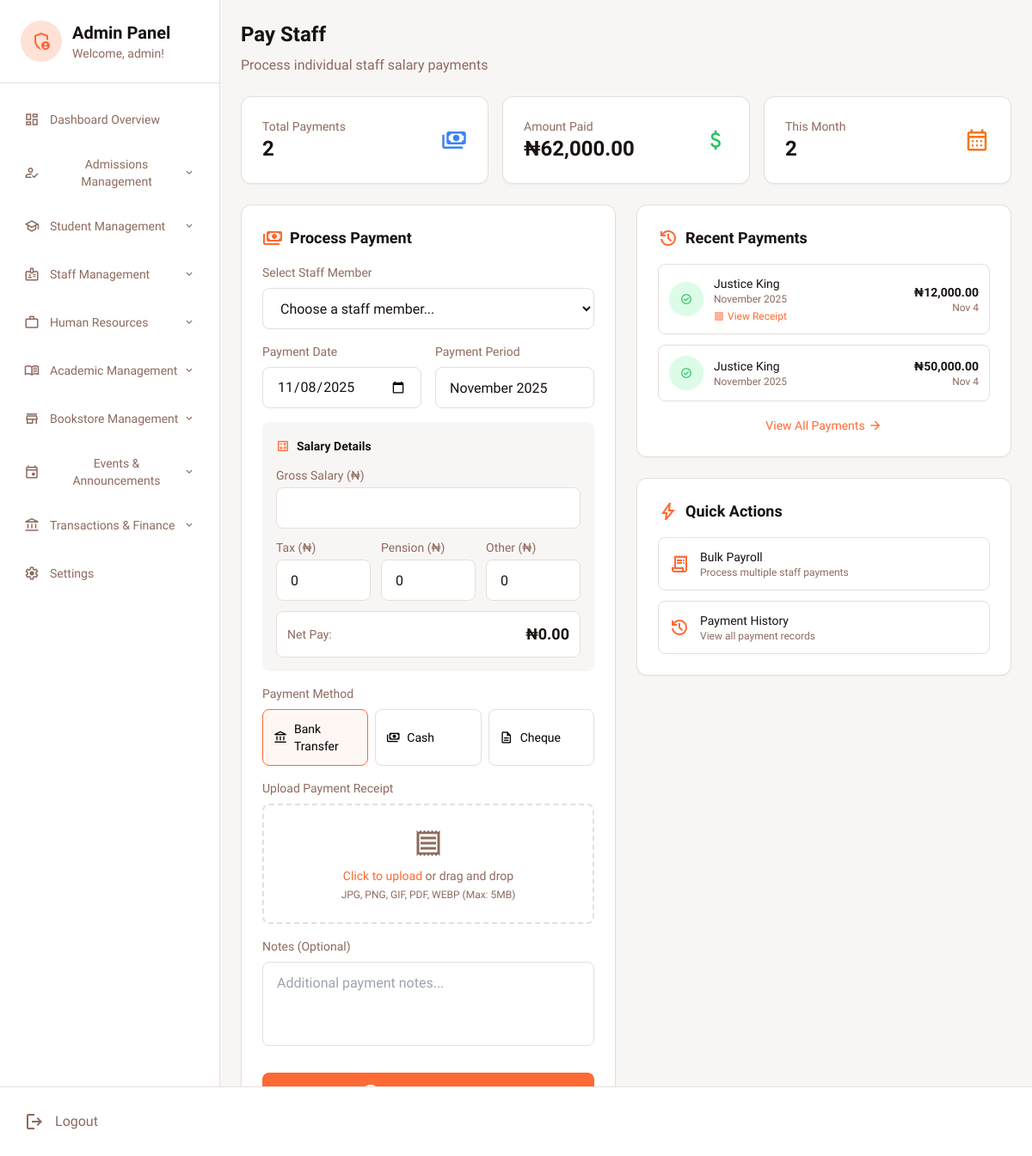
Screenshot of /admin_dashboard.php?page=pay-staff (signed in) with the database file from the repository.
### tables this page shows
CREATE TABLE `staff_payments` (
  `id` int(11) NOT NULL,
  `staff_id` int(11) NOT NULL,
  `payment_date` date NOT NULL,
  `payment_period` varchar(50) NOT NULL,
  `gross_salary` decimal(10,2) NOT NULL,
  `tax_deduction` decimal(10,2) DEFAULT 0.00,
  `pension_deduction` decimal(10,2) DEFAULT 0.00,
  `other_deductions` decimal(10,2) DEFAULT 0.00,
  `net_pay` decimal(10,2) NOT NULL,
  `payment_method` enum('bank_transfer','cash','cheque') DEFAULT 'bank_transfer',
  `transaction_ref` varchar(100) DEFAULT NULL,
  `receipt_filename` varchar(255) DEFAULT NULL,
  `status` enum('pending','paid','failed') DEFAULT 'pending',
  `notes` text DEFAULT NULL,
  `created_by` int(11) DEFAULT NULL,
  `created_at` timestamp NOT NULL DEFAULT current_timestamp()
);

CREATE TABLE `staff` (
  `id` int(11) NOT NULL,
  `first_name` varchar(100) NOT NULL,
  `last_name` varchar(100) NOT NULL,
  `email` varchar(255) NOT NULL,
  `staff_id` varchar(20) NOT NULL,
  `department` varchar(100) DEFAULT NULL,
  `position` varchar(100) DEFAULT NULL,
  `gender` varchar(10) DEFAULT NULL,
  `state_of_origin` varchar(100) DEFAULT NULL,
  `marital_status` varchar(20) DEFAULT NULL,
  `religion` varchar(50) DEFAULT NULL,
  `employment_date` date DEFAULT NULL,
  `salary` decimal(10,2) DEFAULT NULL,
  `phone` varchar(20) DEFAULT NULL,
  `emergency_contact` varchar(20) DEFAULT NULL,
  `address` text DEFAULT NULL,
  `date_of_birth` date DEFAULT NULL,
  `subject_specialization` text DEFAULT NULL,
  `qualifications` text DEFAULT NULL,
  `account_name` varchar(255) DEFAULT NULL,
  `account_number` varchar(50) DEFAULT NULL,
  `bank_name` varchar(100) DEFAULT NULL,
  `account_updated_at` timestamp NOT NULL DEFAULT current_timestamp() ON UPDATE current_timestamp(),
  `photo` varchar(255) DEFAULT NULL,
  `added_by` varchar(100) DEFAULT NULL,
  `status` enum('active','inactive') DEFAULT 'active',
  `created_at` timestamp NOT NULL DEFAULT current_timestamp(),
  `updated_at` timestamp NULL DEFAULT NULL ON UPDATE current_timestamp()
);

### pay_staff_content.php (the view, shortened to what this page needs)
<?php
$db = getDBConnection();
$recent_payments = $db->query("SELECT sp.*, s.first_name, s.last_name, s.staff_id FROM staff_payments sp JOIN staff s ON sp.staff_id = s.id ORDER BY sp.created_at DESC LIMIT 5")->fetchAll();
$total_payments = $db->query("SELECT COUNT(*) FROM staff_payments WHERE status = 'paid'")->fetchColumn();
$total_paid = $db->query("SELECT SUM(net_pay) FROM staff_payments WHERE status = 'paid'")->fetchColumn();
$this_month_payments = $db->query("SELECT COUNT(*) FROM staff_payments WHERE status = 'paid' AND MONTH(payment_date) = MONTH(CURRENT_DATE()) AND YEAR(payment_date) = YEAR(CURRENT_DATE())")->fetchColumn();
?>
<div class="mb-6">
    <div class="flex flex-col lg:flex-row lg:items-center lg:justify-between">
        <div>
            <h1 class="text-2xl font-bold text-[#181210] mb-2">Pay Staff</h1>
            <p class="text-[#8d6a5e]">Process individual staff salary payments</p>
        </div>
    </div>
</div>
<section class="grid grid-cols-1 md:grid-cols-3 gap-4 mb-6">
    <div class="bg-white rounded-xl p-4 lg:p-6 shadow-sm border border-[#e7deda]">
        <div class="flex items-center justify-between">
            <div>
                <p class="text-sm text-[#8d6a5e]">Total Payments</p>
                <p class="text-xl lg:text-2xl font-bold text-[#181210]"><?php echo $total_payments; ?></p>
            </div>
            <span class="material-symbols-outlined text-2xl lg:text-3xl text-blue-500">payments</span>
        </div>
    </div>
    <div class="bg-white rounded-xl p-4 lg:p-6 shadow-sm border border-[#e7deda]">
        <div class="flex items-center justify-between">
            <div>
                <p class="text-sm text-[#8d6a5e]">Amount Paid</p>
                <p class="text-xl lg:text-2xl font-bold text-[#181210]">₦<?php echo number_format($total_paid, 2); ?></p>
            </div>
            <span class="material-symbols-outlined text-2xl lg:text-3xl text-green-500">attach_money</span>
        </div>
    </div>
    <div class="bg-white rounded-xl p-4 lg:p-6 shadow-sm border border-[#e7deda]">
        <div class="flex items-center justify-between">
            <div>
                <p class="text-sm text-[#8d6a5e]">This Month</p>
                <p class="text-xl lg:text-2xl font-bold text-[#181210]"><?php echo $this_month_payments; ?></p>
            </div>
            <span class="material-symbols-outlined text-2xl lg:text-3xl text-orange-500">calendar_month</span>
        </div>
    </div>
</section>
<div class="grid grid-cols-1 lg:grid-cols-2 gap-6">
    <div class="bg-white rounded-xl p-6 shadow-sm border border-[#e7deda]">
        <h3 class="text-lg font-bold text-[#181210] mb-4 flex items-center">
            <span class="material-symbols-outlined mr-2 text-[#ff6933]">payments</span>
            Process Payment
        </h3>
        <form method="POST" id="paymentForm" enctype="multipart/form-data">
            <div class="mb-4">
                <label class="block text-sm font-medium text-[#8d6a5e] mb-2">Select Staff Member</label>
                <select name="staff_id" id="staffSelect" required
                        class="w-full h-12 px-4 border border-[#e7deda] rounded-lg bg-white text-[#181210] focus:outline-none focus:border-[#ff6933]">
                    <option value="">Choose a staff member...</option>
                </select>
            </div>
            <div class="grid grid-cols-1 md:grid-cols-2 gap-4 mb-4">
                <div>
                    <label class="block text-sm font-medium text-[#8d6a5e] mb-2">Payment Date</label>
                    <input type="date" name="payment_date" value="<?php echo date('Y-m-d'); ?>" required
                           class="w-full h-12 px-4 border border-[#e7deda] rounded-lg bg-white text-[#181210] focus:outline-none focus:border-[#ff6933]">
                </div>
                <div>
                    <label class="block text-sm font-medium text-[#8d6a5e] mb-2">Payment Period</label>
                    <input type="text" name="payment_period" value="<?php echo date('F Y'); ?>" required
                           class="w-full h-12 px-4 border border-[#e7deda] rounded-lg bg-white text-[#181210] focus:outline-none focus:border-[#ff6933]"
                           placeholder="e.g., November 2025">
                </div>
            </div>
            <div class="bg-[#f8f6f5] rounded-lg p-4 mb-4">
                <h4 class="font-semibold text-[#181210] mb-3 flex items-center text-sm">
                    <span class="material-symbols-outlined mr-2 text-[#ff6933] text-base">calculate</span>
                    Salary Details
                </h4>
                <div class="space-y-3">
                    <div>
                        <label class="block text-sm font-medium text-[#8d6a5e] mb-1">Gross Salary (₦)</label>
                        <input type="number" name="gross_salary" id="grossSalary" step="0.01" required
                               class="w-full h-12 px-4 border border-[#e7deda] rounded-lg bg-white text-[#181210] focus:outline-none focus:border-[#ff6933]">
                    </div>
                    <div class="grid grid-cols-1 md:grid-cols-3 gap-3">
                        <div>
                            <label class="block text-sm font-medium text-[#8d6a5e] mb-1">Tax (₦)</label>
                            <input type="number" name="tax_deduction" id="taxDeduction" step="0.01" value="0"
                                   class="w-full h-12 px-4 border border-[#e7deda] rounded-lg bg-white text-[#181210] focus:outline-none focus:border-[#ff6933]">
                        </div>
                        <div>
                            <label class="block text-sm font-medium text-[#8d6a5e] mb-1">Pension (₦)</label>
                            <input type="number" name="pension_deduction" id="pensionDeduction" step="0.01" value="0"
                                   class="w-full h-12 px-4 border border-[#e7deda] rounded-lg bg-white text-[#181210] focus:outline-none focus:border-[#ff6933]">
                        </div>
                        <div>
                            <label class="block text-sm font-medium text-[#8d6a5e] mb-1">Other (₦)</label>
                            <input type="number" name="other_deductions" id="otherDeductions" step="0.01" value="0"
                                   class="w-full h-12 px-4 border border-[#e7deda] rounded-lg bg-white text-[#181210] focus:outline-none focus:border-[#ff6933]">
                        </div>
                    </div>
                    <div class="bg-white rounded-lg p-3 border border-[#e7deda]">
                        <div class="flex justify-between items-center">
                            <span class="text-sm font-medium text-[#8d6a5e]">Net Pay:</span>
                            <span id="netPayDisplay" class="text-lg font-bold text-[#181210]">₦0.00</span>
                        </div>
                    </div>
                </div>
            </div>
            <div class="mb-4">
                <label class="block text-sm font-medium text-[#8d6a5e] mb-2">Payment Method</label>
                <div class="grid grid-cols-3 gap-2 mb-4">
                    <label class="flex items-center p-3 border border-[#e7deda] rounded-lg cursor-pointer has-[:checked]:border-[#ff6933] has-[:checked]:bg-[#ff6933]/5">
                        <span class="flex items-center text-sm">
                            <span class="material-symbols-outlined mr-2 text-base">account_balance</span>
                            Bank Transfer
                        </span>
                    </label>
                    <label class="flex items-center p-3 border border-[#e7deda] rounded-lg cursor-pointer has-[:checked]:border-[#ff6933] has-[:checked]:bg-[#ff6933]/5">
                        <span class="flex items-center text-sm">
                            <span class="material-symbols-outlined mr-2 text-base">payments</span>
                            Cash
                        </span>
                    </label>
                    <label class="flex items-center p-3 border border-[#e7deda] rounded-lg cursor-pointer has-[:checked]:border-[#ff6933] has-[:checked]:bg-[#ff6933]/5">
                        <span class="flex items-center text-sm">
                            <span class="material-symbols-outlined mr-2 text-base">description</span>
                            Cheque
                        </span>
                    </label>
                </div>
            </div>
            <div class="mb-4">
                <label class="block text-sm font-medium text-[#8d6a5e] mb-2">Upload Payment Receipt</label>
                <div class="border-2 border-dashed border-[#e7deda] rounded-lg p-6 text-center hover:border-[#ff6933] transition-colors">
                    <div id="receiptUploadArea" class="cursor-pointer">
                        <span class="material-symbols-outlined text-4xl text-[#8d6a5e] mb-2">receipt</span>
                        <p class="text-sm text-[#8d6a5e] mb-1">
                            <span class="text-[#ff6933] font-medium">Click to upload</span> or drag and drop
                        </p>
                        <p class="text-xs text-[#8d6a5e]">JPG, PNG, GIF, PDF, WEBP (Max: 5MB)</p>
                    </div>
                </div>
            </div>
            <div class="mb-6">
                <label class="block text-sm font-medium text-[#8d6a5e] mb-2">Notes (Optional)</label>
                <textarea name="notes" rows="3"
                          class="w-full px-4 py-3 border border-[#e7deda] rounded-lg bg-white text-[#181210] focus:outline-none focus:border-[#ff6933] resize-none"
                          placeholder="Additional payment notes..."></textarea>
            </div>
            <button type="submit" name="process_payment"
                    class="w-full h-12 rounded-lg bg-[#ff6933] text-white font-bold hover:bg-[#ff6933]/90 transition-colors flex items-center justify-center">
            </button>
        </form>
    </div>
    <div class="space-y-6">
        <div class="bg-white rounded-xl p-6 shadow-sm border border-[#e7deda]">
            <h3 class="text-lg font-bold text-[#181210] mb-4 flex items-center">
                <span class="material-symbols-outlined mr-2 text-[#ff6933]">history</span>
                Recent Payments
            </h3>
            <?php if (empty($recent_payments)): ?>
                <div class="text-center py-8 text-[#8d6a5e]">
                    <span class="material-symbols-outlined text-4xl mb-2">payments</span>
                    <p class="text-sm">No recent payments</p>
                </div>
            <?php else: ?>
                <div class="space-y-3">
                    <?php foreach ($recent_payments as $payment): ?>
                    <div class="flex items-center justify-between p-3 border border-[#e7deda] rounded-lg">
                        <div class="flex items-center">
                            <div class="flex h-10 w-10 items-center justify-center rounded-full bg-green-100 mr-3">
                                <span class="material-symbols-outlined text-green-500 text-sm">check_circle</span>
                            </div>
                            <div>
                                <p class="text-sm font-medium text-[#181210]">
                                    <?php echo htmlspecialchars($payment['first_name'] . ' ' . $payment['last_name']); ?>
                                </p>
                                <p class="text-xs text-[#8d6a5e]"><?php echo htmlspecialchars($payment['payment_period']); ?></p>
                                <?php if ($payment['receipt_filename']): ?>
                                    <a href="uploads/receipts/<?php echo $payment['receipt_filename']; ?>"
                                       target="_blank"
                                       class="text-xs text-[#ff6933] hover:text-[#ff6933]/80 flex items-center mt-1">
                                        <span class="material-symbols-outlined mr-1 text-xs">receipt</span>
                                        View Receipt
                                    </a>
                                <?php endif; ?>
                            </div>
                        </div>
                        <div class="text-right">
                            <p class="text-sm font-bold text-[#181210]">₦<?php echo number_format($payment['net_pay'], 2); ?></p>
                            <p class="text-xs text-[#8d6a5e]"><?php echo date('M j', strtotime($payment['payment_date'])); ?></p>
                        </div>
                    </div>
                    <?php endforeach; ?>
                </div>
                <div class="mt-4 text-center">
                    <a href="?page=payment-history"
                       class="inline-flex items-center text-sm text-[#ff6933] hover:text-[#ff6933]/80 transition-colors">
                        <span>View All Payments</span>
                        <span class="material-symbols-outlined ml-1 text-base">arrow_forward</span>
                    </a>
                </div>
            <?php endif; ?>
        </div>
        <div class="bg-white rounded-xl p-6 shadow-sm border border-[#e7deda]">
            <h3 class="text-lg font-bold text-[#181210] mb-4 flex items-center">
                <span class="material-symbols-outlined mr-2 text-[#ff6933]">bolt</span>
                Quick Actions
            </h3>
            <div class="space-y-3">
                <a href="?page=payroll"
                   class="flex items-center p-3 border border-[#e7deda] rounded-lg hover:border-[#ff6933] hover:bg-[#ff6933]/5 transition-colors">
                    <span class="material-symbols-outlined mr-3 text-[#ff6933]">receipt_long</span>
                    <div>
                        <p class="text-sm font-medium text-[#181210]">Bulk Payroll</p>
                        <p class="text-xs text-[#8d6a5e]">Process multiple staff payments</p>
                    </div>
                </a>
                <a href="?page=payment-history"
                   class="flex items-center p-3 border border-[#e7deda] rounded-lg hover:border-[#ff6933] hover:bg-[#ff6933]/5 transition-colors">
                    <span class="material-symbols-outlined mr-3 text-[#ff6933]">history</span>
                    <div>
                        <p class="text-sm font-medium text-[#181210]">Payment History</p>
                        <p class="text-xs text-[#8d6a5e]">View all payment records</p>
                    </div>
                </a>
            </div>
        </div>
    </div>
</div>

### admin_dashboard.php (style rules this page uses)
body { font-family: 'Lexend', sans-serif; background-color: #f8f6f5; }

### rows the page displays
staff_payments: staff.last_name "Justice King", payment_period "November 2025", net_pay "12,000.00", payment_date "Nov 4"
staff_payments: staff.last_name "Justice King", payment_period "November 2025", net_pay "50,000.00", payment_date "Nov 4"

### other values shown
$_SESSION['first_name'] "admin"
$item['title'] "Dashboard Overview"
$item['title'] "Admissions Management"
$item['title'] "Student Management"
$item['title'] "Staff Management"
$item['title'] "Human Resources"
$item['title'] "Academic Management"
$item['title'] "Bookstore Management"
$item['title'] "Events & Announcements"
$item['title'] "Transactions & Finance"
$item['title'] "Settings"
$total_payments "2"
$total_paid "62,000.00"
$this_month_payments "2"
